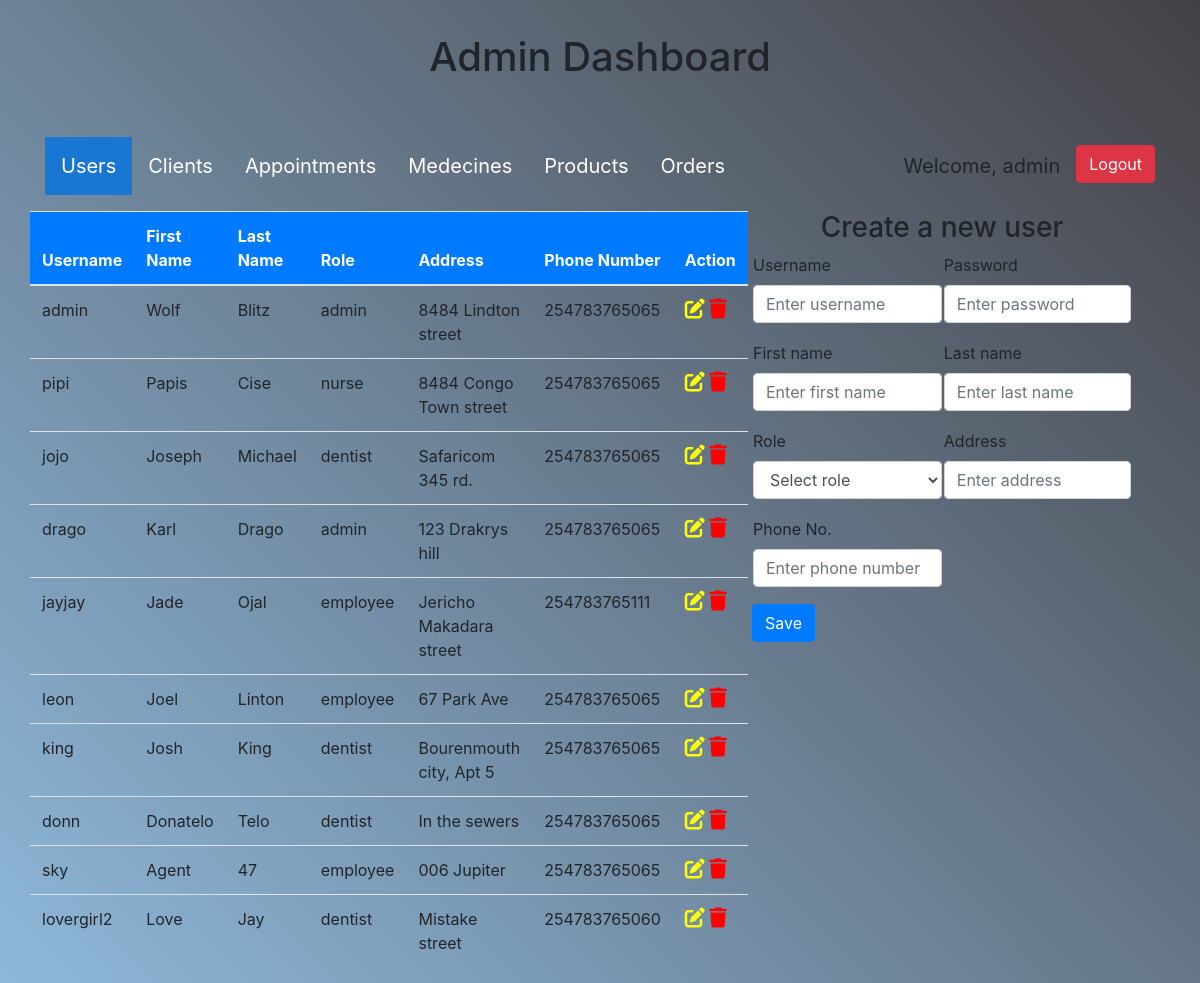
Screenshot of /clinic_php/admin.php (signed in) with the database file from the repository.
### tables this page shows
CREATE TABLE `employees` (
  `user_id` int(11) NOT NULL,
  `first_name` varchar(50) NOT NULL,
  `last_name` varchar(50) NOT NULL,
  `address` varchar(50) NOT NULL,
  `phone_no` varchar(50) NOT NULL
);

CREATE TABLE `users` (
  `user_id` int(11) NOT NULL,
  `username` varchar(255) NOT NULL,
  `password` varchar(255) NOT NULL,
  `role` varchar(50) NOT NULL
);

### clinic_php/admin.php (the view, shortened to what this page needs)
<?php
include "config.php";
$username = "";
$password = "";
$fname = "";
$lname = "";
$address = "";
$phone = "";
$edit = false;
$result = $con->query("SELECT * from users JOIN employees ON users.user_id = employees.user_id") or die($con->error);
?>
<!doctype html>
<html>
   <head>
      <link rel="stylesheet" href="styles.css?v=<?php echo time(); ?>">
      <link href="https://maxcdn.bootstrapcdn.com/bootstrap/4.0.0-beta/css/bootstrap.min.css" rel="stylesheet"/>
   </head>
   <body>
      <div class="container">
         <center>
            <h1 style="margin-top: 3%;">Admin Dashboard</h1>
         </center>
         <ul style="margin-top:5%;">
            <li><a href="admin.php" class="active">Users</a></li>
            <li><a href="clients.php">Clients</a></li>
            <li><a href="appointments.php">Appointments</a></li>
            <li><a href="medecines.php">Medecines</a></li>
            <li><a href="products.php">Products</a></li>
            <li><a href="orders.php">Orders</a></li>
            <li style="float:right">
               <form method='post' action=""><input style="margin-top:10%;" type="submit" value="Logout" name="logout" class="btn btn-danger"></form>
            </li>
            <li style="float:right"><a style="pointer-events: none;">Welcome, <?php print ($_SESSION['username'])?></a></li>
         </ul>
         <div class="row">
            <div class="col-sm-7">
               <div class="row" justify-content-center>
                  <table class="table">
                     <thead>
                        <tr class="bg-primary" style="color: white;">
                           <th >Username</th>
                           <th>First Name</th>
                           <th>Last Name</th>
                           <th>Role</th>
                           <th>Address</th>
                           <th>Phone Number</th>
                           <th colspan="2">Action</th>
                        </tr>
                     </thead>
                     <?php
                        while ($row = $result->fetch_assoc()):?>
                     <tr>
                        <td><?php echo $row['username']; ?></td>
                        <td><?php echo $row['first_name']; ?></td>
                        <td><?php echo $row['last_name']; ?></td>
                        <td><?php echo $row['role']; ?></td>
                        <td><?php echo $row['address']; ?></td>
                        <td><?php echo $row['phone_no']; ?></td>
                        <td>
                           <a href="admin.php?edit=<?php echo $row['user_id']; ?>"><i class='fas fa-edit' style='font-size:20px;color:yellow'></i></a>
                           <a href="admin.php?delete=<?php echo $row['user_id']; ?>"><i class='fas fa-trash' style='font-size:20px;color:red'></i></a>
                        </td>
                     </tr>
                     <?php endwhile; ?>
                  </table>
               </div>
            </div>
            <div class="frm col-sm-4">
               <div class="row justify-content-center">
                  <?php
                     if($edit == true):
                     ?>
                  <h3>Update existing user</h3>
                  <?php else: ?>
                  <h3>Create a new user</h3>
                  <?php endif ?>
                  <form action="" method="POST">
                     <table>
                        <tr>
                           <td>
                              <div class="form-group">
                                 <label>Username</label>
                                 <input class="form-control" type="text" name="username"
                                    value="<?php echo $username; ?>"
                                    placeholder="Enter username" required>
                              </div>
                           </td>
                           <td>
                              <div class="form-group">
                                 <label>Password</label>
                                 <input class="form-control" type="password" name="password"
                                    value="<?php echo $password; ?>"
                                    placeholder="Enter password" required>
                              </div>
                           </td>
                        </tr>
                        <tr>
                           <td>
                              <div class="form-group">
                                 <label>First name</label>
                                 <input class="form-control" type="text" name="fname"
                                    value="<?php echo $fname; ?>"
                                    placeholder="Enter first name" required>
                              </div>
                           </td>
                           <td>
                              <div class="form-group">
                                 <label>Last name</label>
                                 <input class="form-control" type="text" name="lname"
                                    value="<?php echo $lname; ?>"
                                    placeholder="Enter last name" required>
                              </div>
                           </td>
                        </tr>
                        <tr>
                           <td>
                              <div class="form-group">
                                 <label>Role</label>
                                 <select name="role" class="form-control" required>
                                    <option value="" disabled selected>Select role</option>
                                 </select>
                           </td>
                           <td>
                           <div class="form-group">
                           <label>Address</label>
                           <input class="form-control" type="text" name="address"
                              value="<?php echo $address; ?>"
                              placeholder="Enter address" required>
                           </div>
                           </td>
                        </tr>
                        <tr>
                        <td>
                        <div class="form-group">
                        <label>Phone No.</label>
                        <input class="form-control" type="text" name="phone"
                           value="<?php echo $phone; ?>"
                           placeholder="Enter phone number" required>
                        </div>
                        </td>
                        <td>
                        </td>
                        </tr>
                     </table>
                     <div class="form-group">
                     <?php
                        if($edit == true):
                        ?>
                     <button class="btn btn-info" type="submit" name="update">Update</button>
                     <?php else: ?>
                     <button class="btn btn-primary" type="submit" name="save">Save</button>
                     <?php endif ?>
                     </div>
                  </form>
                  </div>
               </div>
            </div>
         </div>
   </body>
</html>

### clinic_php/styles.css (style rules this page uses)
.container { width: 40%; margin: 0 auto; }
ul { list-style-type: none; margin: 0; padding: 0; overflow: hidden; }
li { float: left; }
li a { display: block; color: white; text-align: center; padding: 14px 16px; text-decoration: none; font-size: 20px; }
.active { background-color: #1976D2; color: white; }
.frm { margin-left: 5%; }
.container { position: relative; z-index: 1; max-width: 300px; margin: 0 auto; }
body { background-image: linear-gradient(45deg, #8eb8da, #444145); font-family: "Roboto", sans-serif; -webkit-font-smoothing: antialiased; -moz-osx-font-smoothing: grayscale; }

### rows the page displays
employees: user_id.username "admin", first_name "Wolf", last_name "Blitz", user_id.role "admin", address "8484 Lindton street", phone_no "254783765065"
employees: user_id.username "pipi", first_name "Papis", last_name "Cise", user_id.role "nurse", address "8484 Congo Town street", phone_no "254783765065"
employees: user_id.username "jojo", first_name "Joseph", last_name "Michael", user_id.role "dentist", address "Safaricom 345 rd.", phone_no "254783765065"
employees: user_id.username "drago", first_name "Karl", last_name "Drago", user_id.role "admin", address "123 Drakrys hill", phone_no "254783765065"
employees: user_id.username "jayjay", first_name "Jade", last_name "Ojal", user_id.role "employee", address "Jericho Makadara street", phone_no "254783765111"
employees: user_id.username "leon", first_name "Joel", last_name "Linton", user_id.role "employee", address "67 Park Ave", phone_no "254783765065"
employees: user_id.username "king", first_name "Josh", last_name "King", user_id.role "dentist", address "Bourenmouth city, Apt 5", phone_no "254783765065"
employees: user_id.username "donn", first_name "Donatelo", last_name "Telo", user_id.role "dentist", address "In the sewers", phone_no "254783765065"
employees: user_id.username "sky", first_name "Agent", last_name "47", user_id.role "employee", address "006 Jupiter", phone_no "254783765065"
employees: user_id.username "lovergirl2", first_name "Love", last_name "Jay", user_id.role "dentist", address "Mistake street", phone_no "254783765060"

### other values shown
$_SESSION['username'] "admin"
